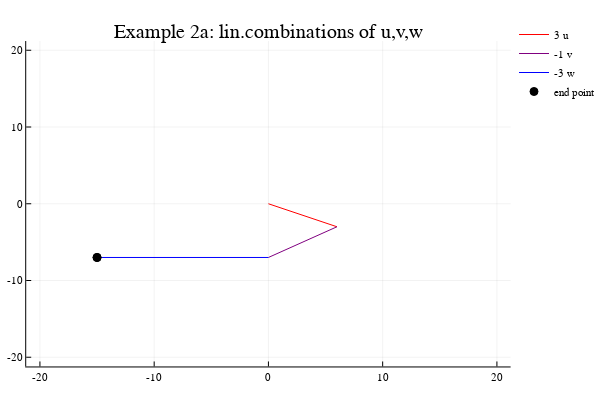

The cell this chart's notebook holds for it:
### Code cell
# Example 2: linear combinations of u,v,w, INCLUDING COLORED VECTORS
using Plots
plotly()
u=[2,-1]; v=[6,4]; w=[5,0];


a1=rand(-5:5); a2=rand(-3:3); a3=rand(-3:3);
U=u*a1; V=v*a2; W=w*a3;

while abs(U[1]+V[1]+W[1])>20 || abs(U[2]+V[2]+W[2])>20
   a1=rand(-5:5)
    a2=rand(-3:3)
    a3=rand(-3:3)
    U=u*a1 
    V=v*a2
    W=w*a3 
end

xu=[0,U[1]];
yu=[0,U[2]];
plot(xu,yu, title="Example 2a: lin.combinations of u,v,w", label="$a1 u", linecolor="red",lims=[-20,20])

xv=[U[1],U[1]+V[1]];
yv=[U[2],U[2]+V[2]];
plot!(xv,yv, linecolor="purple", label="$a2 v")

xw=[U[1]+V[1],U[1]+V[1]+W[1]];
yw=[U[2]+V[2],U[2]+V[2]+W[2]];
plot!(xw,yw, linecolor="blue", label="$a3 w")
scatter!([U[1]+V[1]+W[1], U[1]+V[1]+W[1]],[U[2]+V[2]+W[2],U[2]+V[2]+W[2]], markercolor="black", label="end point")

### Figure 1 — Plotly figure (JSON) as saved in the notebook; plotly's stock layout.template omitted (floating-point values rounded to 4 significant figures)
{"data": [{"colorbar": {"title": ""}, "hoverinfo": "text", "legendgroup": "3 u", "line": {"color": "rgba(255, 0, 0, 1.000)", "dash": "solid", "shape": "linear", "width": 1}, "mode": "lines", "name": "3 u", "showlegend": true, "text": [null, null], "type": "scatter", "x": [0, 6], "xaxis": "x1", "y": [0, -3], "yaxis": "y1", "zmax": 0.1, "zmin": -0.1}, {"colorbar": {"title": ""}, "hoverinfo": "text", "legendgroup": "-1 v", "line": {"color": "rgba(128, 0, 128, 1.000)", "dash": "solid", "shape": "linear", "width": 1}, "mode": "lines", "name": "-1 v", "showlegend": true, "text": [null, null], "type": "scatter", "x": [6, 0], "xaxis": "x1", "y": [-3, -7], "yaxis": "y1", "zmax": 0.1, "zmin": -0.1}, {"colorbar": {"title": ""}, "hoverinfo": "text", "legendgroup": "-3 w", "line": {"color": "rgba(0, 0, 255, 1.000)", "dash": "solid", "shape": "linear", "width": 1}, "mode": "lines", "name": "-3 w", "showlegend": true, "text": [null, null], "type": "scatter", "x": [0, -15], "xaxis": "x1", "y": [-7, -7], "yaxis": "y1", "zmax": 0.1, "zmin": -0.1}, {"colorbar": {"title": ""}, "hoverinfo": "text", "legendgroup": "end point", "marker": {"color": "rgba(0, 0, 0, 1.000)", "line": {"color": "rgba(0, 0, 0, 1.000)", "width": 1}, "size": 8, "symbol": "circle"}, "mode": "markers", "name": "end point", "showlegend": true, "text": [null, null], "type": "scatter", "x": [-15, -15], "xaxis": "x1", "y": [-7, -7], "yaxis": "y1", "zmax": 0.1, "zmin": -0.1}], "layout": {"annotations": [{"font": {"color": "rgba(0, 0, 0, 1.000)", "family": "sans-serif", "size": 20}, "rotation": 0, "showarrow": false, "text": "Example 2a: lin.combinations of u,v,w", "x": 0.5222, "xanchor": "center", "xref": "paper", "y": 1, "yanchor": "top", "yref": "paper"}], "height": 400, "legend": {"bgcolor": "rgba(255, 255, 255, 1.000)", "bordercolor": "rgba(0, 0, 0, 1.000)", "font": {"color": "rgba(0, 0, 0, 1.000)", "family": "sans-serif", "size": 11}, "tracegroupgap": 0, "x": 1, "y": 1}, "margin": {"b": 20, "l": 0, "r": 0, "t": 20}, "paper_bgcolor": "rgba(255, 255, 255, 1.000)", "plot_bgcolor": "rgba(255, 255, 255, 1.000)", "showlegend": true, "width": 600, "xaxis": {"anchor": "y1", "domain": [0.05101, 0.9934], "gridcolor": "rgba(0, 0, 0, 0.100)", "gridwidth": 0.5, "linecolor": "rgba(0, 0, 0, 1.000)", "mirror": false, "range": [-21.2, 21.2], "showgrid": true, "showline": true, "showticklabels": true, "tickangle": 0, "tickcolor": "rgb(0, 0, 0)", "tickfont": {"color": "rgba(0, 0, 0, 1.000)", "family": "sans-serif", "size": 11}, "tickmode": "array", "ticks": "inside", "ticktext": ["-20", "-10", "0", "10", "20"], "tickvals": [-20, -10, 0, 10, 20], "title": "", "titlefont": {"color": "rgba(0, 0, 0, 1.000)", "family": "sans-serif", "size": 15}, "type": "-", "visible": true, "zeroline": false, "zerolinecolor": "rgba(0, 0, 0, 1.000)"}, "yaxis": {"anchor": "x1", "domain": [0.03762, 0.9415], "gridcolor": "rgba(0, 0, 0, 0.100)", "gridwidth": 0.5, "linecolor": "rgba(0, 0, 0, 1.000)", "mirror": false, "range": [-21.2, 21.2], "showgrid": true, "showline": true, "showticklabels": true, "tickangle": 0, "tickcolor": "rgb(0, 0, 0)", "tickfont": {"color": "rgba(0, 0, 0, 1.000)", "family": "sans-serif", "size": 11}, "tickmode": "array", "ticks": "inside", "ticktext": ["-20", "-10", "0", "10", "20"], "tickvals": [-20, -10, 0, 10, 20], "title": "", "titlefont": {"color": "rgba(0, 0, 0, 1.000)", "family": "sans-serif", "size": 15}, "type": "-", "visible": true, "zeroline": false, "zerolinecolor": "rgba(0, 0, 0, 1.000)"}}}
